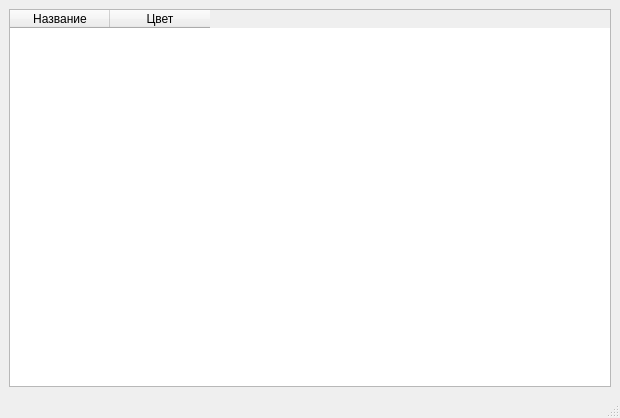
<?xml version="1.0" encoding="UTF-8"?>
<ui version="4.0">
 <class>PolygonManager</class>
 <widget class="QMainWindow" name="PolygonManager">
  <property name="geometry">
   <rect>
    <x>0</x>
    <y>0</y>
    <width>620</width>
    <height>418</height>
   </rect>
  </property>
  <property name="windowTitle">
   <string>MainWindow</string>
  </property>
  <widget class="QWidget" name="centralwidget">
   <layout class="QVBoxLayout" name="verticalLayout">
    <item>
     <widget class="QTableWidget" name="tableWidget">
      <column>
       <property name="text">
        <string>Название</string>
       </property>
      </column>
      <column>
       <property name="text">
        <string>Цвет</string>
       </property>
      </column>
     </widget>
    </item>
   </layout>
  </widget>
  <widget class="QMenuBar" name="menubar">
   <property name="geometry">
    <rect>
     <x>0</x>
     <y>0</y>
     <width>620</width>
     <height>21</height>
    </rect>
   </property>
  </widget>
  <widget class="QStatusBar" name="statusbar"/>
 </widget>
 <resources/>
 <connections/>
</ui>
